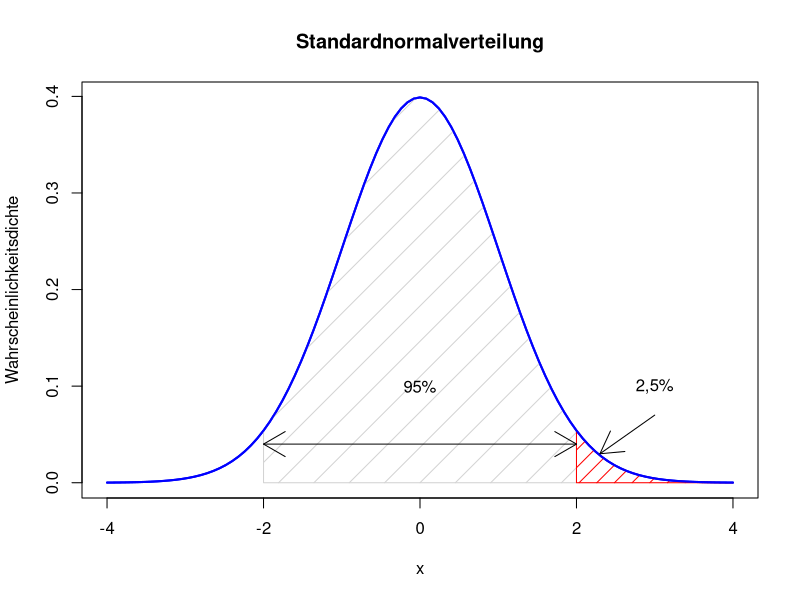

This chart was generated by the following R code:
# draw standard normal and area of +-2 sd
cord.x <- c(-2,seq(-2,2,0.01),2) 
cord.y <- c(0,dnorm(seq(-2,2,0.01)),0) 
curve(dnorm(x), from = -4, to = 4, col="blue", ylab = "Wahrscheinlichkeitsdichte", main="Standardnormalverteilung", lwd=2)
polygon(cord.x,cord.y,col='lightgrey', density=4)
cord.x <- c(2,seq(2,4,0.01),4) 
cord.y <- c(0,dnorm(seq(2,4,0.01)),0) 
polygon(cord.x,cord.y,col='red', density=8)
curve(dnorm(x), from = -4, to = 4, col="blue", add=TRUE, lwd=2)
arrows(-2, 0.04, 2, 0.04, code = 3)
text(0, 0.1, "95%")
arrows(2.3, 0.03, 3, 0.07, code = 1)
text(3, 0.1, "2,5%")
